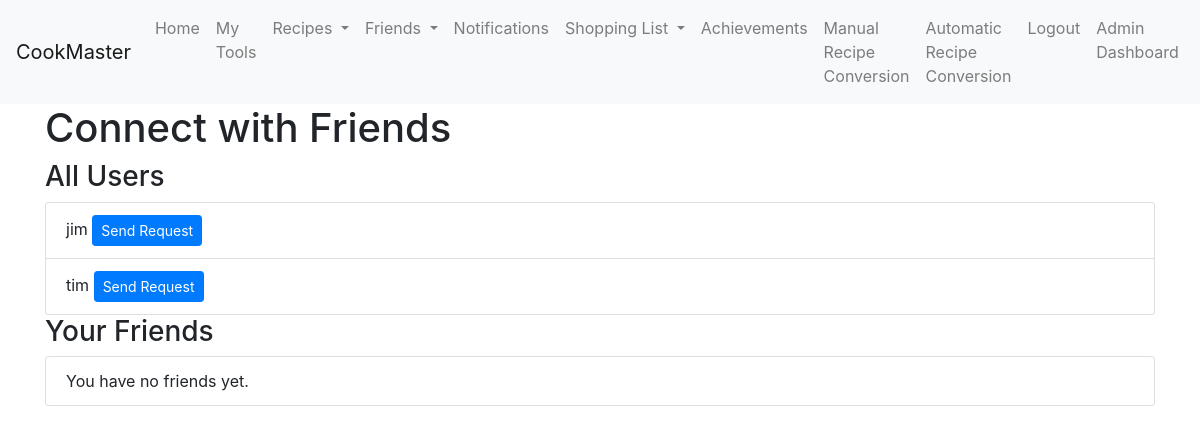
The app's page /connect_friends (signed in), older data.
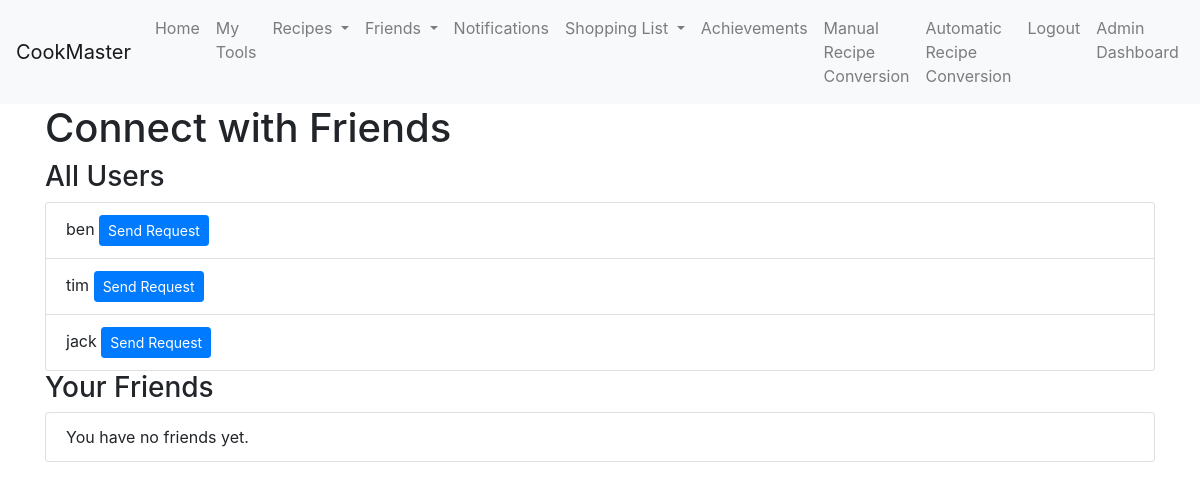
The same page, newer data.
### app/models.py (models this page shows)
class User(db.Model, UserMixin):
    id = db.Column(db.Integer, primary_key=True)  # Unique ID for each user (primary key)
    username = db.Column(db.String(20), unique=True, nullable=False)  # Username (must be unique)
    email = db.Column(db.String(120), unique=True, nullable=False)  # Email (must be unique)
    password = db.Column(db.String(60), nullable=False)  # Password (hashed for security)
    role = db.Column(db.String(10), nullable=False, default='user')  # User role (default: user)
    completed_recipes = db.Column(db.Integer, default=0)  # Number of recipes the user has completed
    recipes_created = db.Column(db.Integer, default=0)  # Number of recipes the user has created
    recipes_shared = db.Column(db.Integer, default=0)  # Number of recipes the user has shared
    friends_connected = db.Column(db.Integer, default=0)  # Number of friends connected
    shopping_lists_created = db.Column(db.Integer, default=0)  # Number of shopping lists created
    conversion_tool_uses = db.Column(db.Integer, default=0)  # Number of times the conversion tool was used
    posts = db.relationship('Post', backref='author', cascade="all, delete-orphan", lazy=True)
    tools = db.relationship('Tool', backref='owner', lazy=True, cascade="all, delete-orphan")

### app/user_routes.py (the view)
@user.route('/connect_friends', methods=['GET', 'POST'])
@login_required
def connect_friends():
    pending_or_accepted = db.session.query(Friendship.friend_id).filter(
        (Friendship.user_id == current_user.id) & (Friendship.status.in_(['pending', 'accepted']))
    ).subquery()
    received_requests = db.session.query(Friendship.user_id).filter(
        (Friendship.friend_id == current_user.id) & (Friendship.status == 'pending')
    ).subquery()
    users = User.query.filter(
        User.id != current_user.id,
        User.role != 'admin',
        ~User.id.in_(pending_or_accepted),
        ~User.id.in_(received_requests)
    ).all()
    friends = User.query.join(Friendship, ((Friendship.user_id == current_user.id) & (Friendship.friend_id == User.id)) |
                                          ((Friendship.friend_id == current_user.id) & (Friendship.user_id == User.id)))\
                        .filter(Friendship.status == 'accepted').all()
    added_friend = request.args.get('added_friend')  # Get the friend added, if any
    return render_template('connect_friends.html', users=users, friends=friends, added_friend=added_friend)

### app/__init__.py (called while the page is built)
@login_manager.user_loader
def load_user(user_id):
    from app.models import User  # Import the User model to access the user information
    return User.query.get(int(user_id))  # Query the database to get the user with the given user ID

### app/templates/connect_friends.html (shortened to what this page needs)
{% extends "base.html" %}
{% block content %}
<h1>Connect with Friends</h1>
<h3>All Users</h3>
<ul class="list-group">
    {% for user in users %}
        <li class="list-group-item">
            {{ user.username }}
            {% if user.id != current_user.id and user.role != 'admin' %}
                {% set friend_request = user.friendships|selectattr('friend_id', 'equalto', current_user.id)|first %}
                {% if friend_request and friend_request.status == 'pending' %}
                    <span class="badge badge-secondary">Request Sent</span>
                {% elif not friend_request and not (user in friends) %}
                    <form action="{{ url_for('user.send_friend_request', friend_id=user.id) }}" method="POST" class="d-inline">
                        <button type="submit" class="btn btn-primary btn-sm">Send Request</button>
                    </form>
                {% elif user in friends %}
                    <span class="badge badge-success">Friend</span>
                {% endif %}
            {% endif %}
        </li>
    {% endfor %}
</ul>
<h3>Your Friends</h3>
<ul class="list-group">
    {% if friends %}
        {% for friend in friends %}
            <li class="list-group-item">{{ friend.username }}</li>
        {% endfor %}
    {% else %}
        <li class="list-group-item">You have no friends yet.</li>
    {% endif %}
</ul>
{% endblock %}

Row changes from the older to the newer data that the page shows:
removed User: username "jim"
added User: username "ben"
added User: username "jack"
